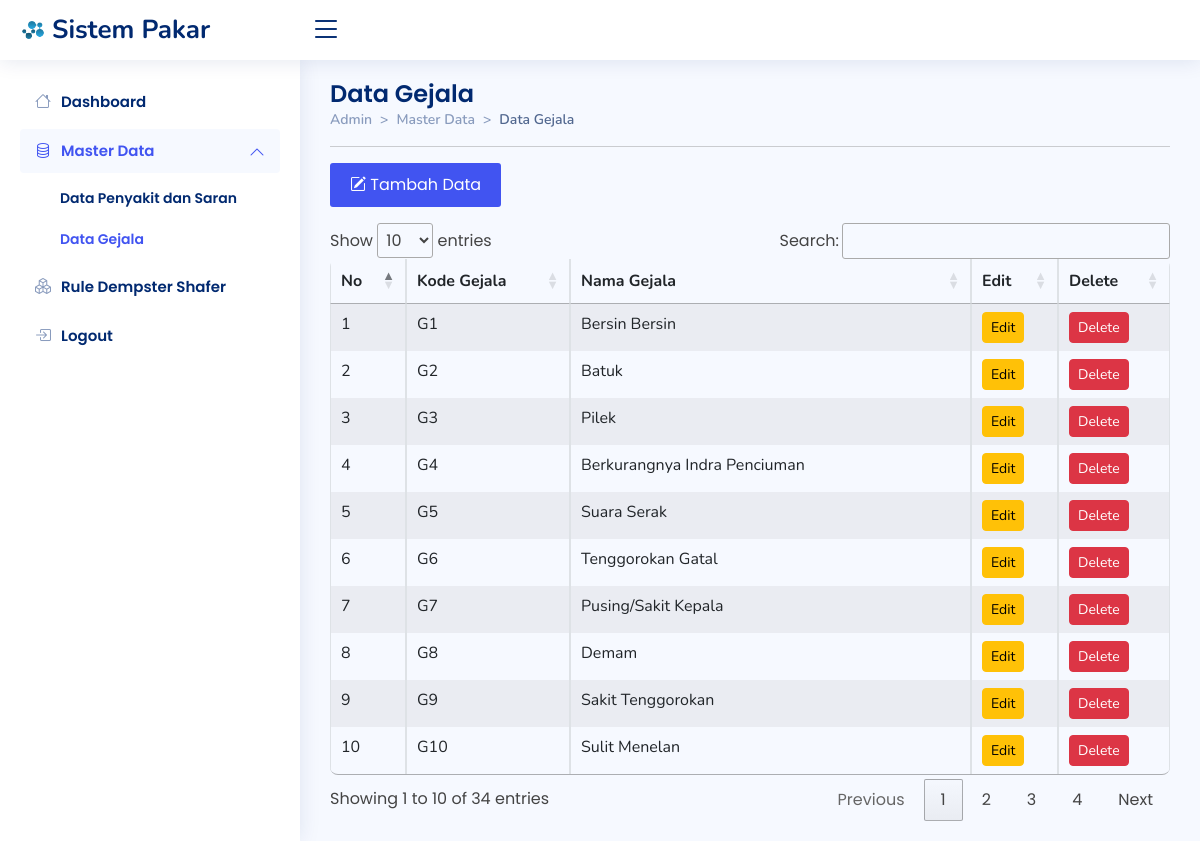
Screenshot of /admin/gejala/gejala.php with the database file from the repository.
### tables this page shows
CREATE TABLE `tb_gejala` (
  `id` int(11) NOT NULL,
  `kdgejala` varchar(3) DEFAULT NULL,
  `gejala` text DEFAULT NULL
);

### admin/gejala/gejala.php (the view, shortened to what this page needs)
<!DOCTYPE html>
<html lang="en">
<head>
  <link href="../../assets/vendor/bootstrap/css/bootstrap.min.css" rel="stylesheet">
  <link rel="stylesheet" href="https://cdn.jsdelivr.net/npm/bootstrap-icons@1.10.2/font/bootstrap-icons.css">
  <link href="../../assets/vendor/boxicons/css/boxicons.min.css" rel="stylesheet">
  <link href="../../assets/vendor/quill/quill.snow.css" rel="stylesheet">
  <link href="../../assets/vendor/quill/quill.bubble.css" rel="stylesheet">
  <link href="../../assets/vendor/remixicon/remixicon.css" rel="stylesheet">
  <link href="../../assets/vendor/simple-datatables/style.css" rel="stylesheet">
  <link rel="stylesheet" href="https://cdn.datatables.net/1.12.1/css/jquery.dataTables.min.css">
  <link href="../../assets/css/style.css" rel="stylesheet">
</head>
<body>
  <header id="header" class="header fixed-top d-flex align-items-center">
    <div class="d-flex align-items-center justify-content-between">
      <a href="../index.php" class="logo d-flex align-items-center">
        <img src="../assets/img/logo2.png" alt="">
        <span class="d-none d-lg-block">Sistem Pakar</span>
      </a>
      <i class="bi bi-list toggle-sidebar-btn"></i>
    </div>
  </header>
  <aside id="sidebar" class="sidebar">
    <ul class="sidebar-nav" id="sidebar-nav">
      <li class="nav-item">
        <a class="nav-link collapsed" href="../index.php">
          <i class="bi bi-house"></i>
          <span>Dashboard</span>
        </a>
      </li>
      <li class="nav-item">
        <a class="nav-link" data-bs-target="#components-nav" data-bs-toggle="collapse" href="#">
          <i class="bi bi-database"></i><span>Master Data</span><i class="bi bi-chevron-down ms-auto"></i>
        </a>
        <ul id="components-nav" class="nav-content collapse show" data-bs-parent="#sidebar-nav">
          <li>
            <a href="../penyakit/penyakit.php">
              <span>Data Penyakit dan Saran</span>
            </a>
          </li>
          <li>
            <a href="../gejala/gejala.php" class="active">
              <span>Data Gejala</span>
            </a>
          </li>
        </ul>
      </li>
      <li class="nav-item">
        <a class="nav-link collapsed" href="../rules/rules.php">
          <i class="bi bi-boxes"></i>
          <span>Rule Dempster Shafer</span>
        </a>
      </li>
      <li class="nav-item">
        <a class="nav-link collapsed" href="javascript:;" data-bs-toggle="modal" data-bs-target="#logoutmodal">
          <i class="bi bi-box-arrow-in-right"></i>
          <span>Logout</span>
        </a>
      </li>
    </ul>
  </aside>
  <main id="main" class="main">
    <div class="pagetitle">
      <h1>Data Gejala</h1>
      <nav style="--bs-breadcrumb-divider: '>';">
        <ol class="breadcrumb">
          <li class="breadcrumb-item"><a href="../index.html">Admin</a></li>
          <li class="breadcrumb-item">Master Data</li>
          <li class="breadcrumb-item active">Data Gejala</li>
        </ol>
      </nav>
      <hr>
    </div>
    <section>
      <div class="row">
        <div class="col-md-12">
          <button type="button" class="tambah btn-md mb-3" data-bs-toggle="modal" data-bs-target="#tambahmodal"><i class="bi bi-pencil-square"></i> Tambah Data</button>
          <div class="table-responsive">
            <table id="myTable" class="table table-striped table-hover table-bordered">
              <thead>
                <tr>
                  <th>No</th>
                  <th>Kode Gejala</th>
                  <th>Nama Gejala</th>
                  <th>Edit</th>
                  <th>Delete<input type="hidden" id="texthapus"></th>
                </tr>
              </thead>
              <tbody>
                <?php
                include "../koneksi.php";
                $sql = "SELECT * FROM tb_gejala  ORDER BY id";
                $qry = mysqli_query($koneksi, $sql) or die("SQL Error" . mysqli_error($koneksi));
                $no = 0;
                while ($data = mysqli_fetch_array($qry)) {
                  $no++;
                ?>
                  <tr>
                    <td><?php echo $no; ?></td>
                    <td><?php echo $data['kdgejala']; ?></td>
                    <td><?php echo $data['gejala']; ?></td>
                    <td><a href="./editgejala.php?id=<?php echo $data['id']; ?>" class="btn btn-warning btn-sm">Edit</a></td>
                    <td><a onClick="return HapusData('<?php echo $data['id']; ?>');" class="btn btn-danger btn-sm" data-bs-toggle="modal" data-bs-target="#hapusmodal">Delete</a>
                    </td>
                  </tr><?php } ?>
              </tbody>
            </table>
          </div>
        </div>
      </div>
    </section>
  </main>
</body>
</html>

### assets/css/style.css (style rules this page uses)
:root { scroll-behavior: smooth; }
body { font-family: "Poppins", sans-serif; background: #f6f9ff; color: #444444; }
a { color: #4154f1; text-decoration: none; }
.tambah { color: #4154f1; text-decoration: none; }
span { font-family: "Poppins", sans-serif; }
h1, h2, h3, h4, h5, h6 { font-family: "Poppins", sans-serif; }
#main { margin-top: 60px; padding: 20px 30px; transition: all 0.3s; }
.pagetitle { margin-bottom: 10px; }
.pagetitle h1 { font-size: 24px; margin-bottom: 0; font-weight: 600; color: #012970; }
.breadcrumb { font-size: 14px; font-family: "Nunito", sans-serif; color: #899bbd; font-weight: 600; }
.breadcrumb a { color: #899bbd; transition: 0.3s; }
.breadcrumb .breadcrumb-item::before { color: #899bbd; }
.breadcrumb .active { color: #51678f; font-weight: 600; }
.logo { line-height: 1; }
@media (min-width: 1200px) { .logo { width: 280px; } }
.logo img { max-height: 26px; margin-right: 6px; }
.logo span { font-size: 26px; font-weight: 700; color: #012970; font-family: "Nunito", sans-serif; }
.header { transition: all 0.5s; z-index: 997; height: 60px; box-shadow: 0px 2px 20px rgba(1, 41, 112, 0.1); background-color: #fff; padding-left: 20px; }
.header .toggle-sidebar-btn { font-size: 32px; padding-left: 10px; cursor: pointer; color: #012970; }
.sidebar { position: fixed; top: 60px; left: 0; bottom: 0; width: 300px; z-index: 996; transition: all 0.3s; padding: 20px; overflow-y: auto; scrollbar-width: thin; scrollbar-color: #aab7cf transparent; box-shadow: 0px 0px 20px rgba(1, 41, 112, 0.1); background-color: #fff; }
@media (min-width: 1200px) { #main, #footer { margin-left: 300px; } }
.sidebar-nav { padding: 0; margin: 0; list-style: none; }
.sidebar-nav li { padding: 0; margin: 0; list-style: none; }
.sidebar-nav .nav-item { margin-bottom: 5px; }
.sidebar-nav .nav-link { display: flex; align-items: center; font-size: 15px; font-weight: 600; color: #4154f1; transition: 0.3; background: #f6f9ff; padding: 10px 15px; border-radius: 4px; }
.sidebar-nav .nav-link i { font-size: 16px; margin-right: 10px; color: #4154f1; }
.sidebar-nav .nav-link.collapsed { color: #012970; background: #fff; }
.sidebar-nav .nav-link.collapsed i { color: #899bbd; }
.sidebar-nav .nav-link .bi-chevron-down { margin-right: 0; transition: transform 0.2s ease-in-out; }
.sidebar-nav .nav-link:not(.collapsed) .bi-chevron-down { transform: rotate(180deg); }
.sidebar-nav .nav-content { padding: 5px 0 0 0; margin: 0; list-style: none; }
.sidebar-nav .nav-content a { display: flex; align-items: center; font-size: 14px; font-weight: 600; color: #012970; transition: 0.3; padding: 10px 0 10px 40px; transition: 0.3s; }
.sidebar-nav .nav-content a:hover, .sidebar-nav .nav-content a.active { color: #4154f1; }

### admin/gejala/gejala.php (style rules this page uses)
.table { border-radius: 40px; overflow: hidden; font-family: "Nunito", sans-serif; border-radius: 8px; overflow: hidden; }
.tambah { background-color: #4154f1; border: none; color: white; padding: 10px 20px; border-radius: 3px; }

### rows the page displays
tb_gejala: kdgejala "G1", gejala "Bersin Bersin"
tb_gejala: kdgejala "G2", gejala "Batuk"
tb_gejala: kdgejala "G3", gejala "Pilek"
tb_gejala: kdgejala "G4", gejala "Berkurangnya Indra Penciuman"
tb_gejala: kdgejala "G5", gejala "Suara Serak"
tb_gejala: kdgejala "G6", gejala "Tenggorokan Gatal"
tb_gejala: kdgejala "G7", gejala "Pusing/Sakit Kepala"
tb_gejala: kdgejala "G8", gejala "Demam"
tb_gejala: kdgejala "G9", gejala "Sakit Tenggorokan"
tb_gejala: kdgejala "G10", gejala "Sulit Menelan"
